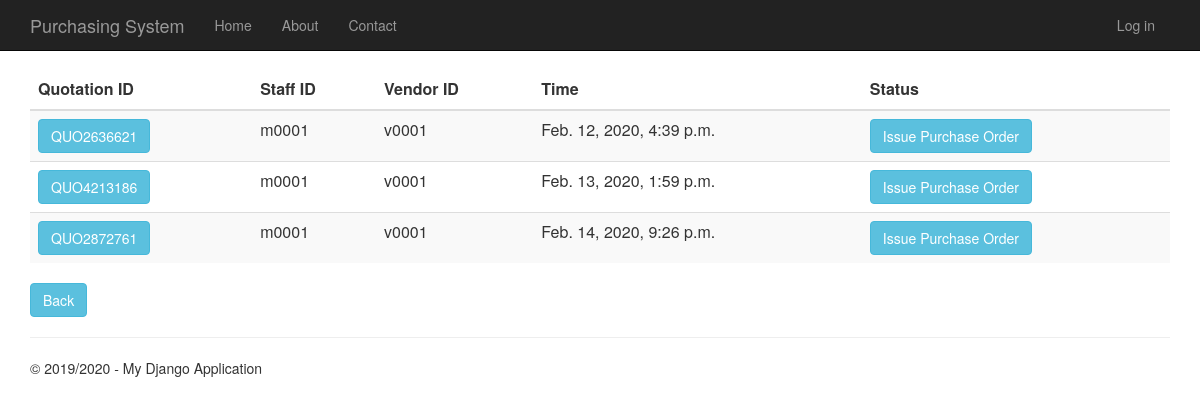
The page /quotationhistory on the database as committed earlier.
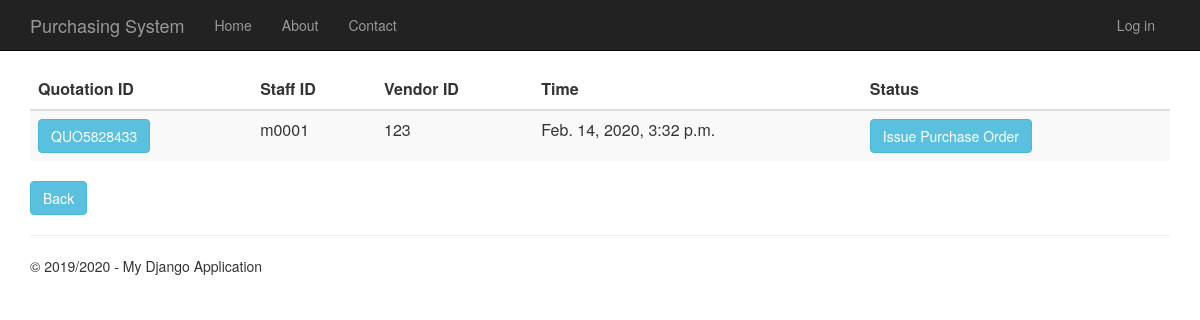
The same page on the database as committed later.
### Quotation/models.py (models this page shows, shortened)
class Quotation(models.Model):
    quotation_id = models.CharField(primary_key=True, max_length=10)
    time_created = models.DateTimeField()
    description = models.TextField(null=True,default=None, blank=True)
    total_price = models.DecimalField(max_digits=10, decimal_places=2, default=Decimal('0.00'))
    person_id = models.ForeignKey(Person, on_delete = models.CASCADE)
    vendor_id = models.ForeignKey(Vendor, on_delete = models.CASCADE)
    request_for_quotation_id = models.OneToOneField(RequestForQuotation, on_delete = models.CASCADE)

### app/models.py (models this page shows, shortened)
class Person(models.Model):
    user_id = models.OneToOneField(User)
    person_id = models.CharField(primary_key=True, max_length=10)
    person_name = models.TextField()
    person_address = models.TextField()
    person_phone_number = models.TextField()
    person_role = models.TextField(default = 'EMPLOYEE')

class Vendor(models.Model):
    vendor_id = models.CharField(primary_key=True, max_length=10)
    vendor_name = models.TextField()
    vendor_phone_number = models.TextField()
    vendor_address = models.TextField()
    vendor_email = models.TextField()
    def __str__(self):
        return str(self.vendor_id)

### Quotation/views.py (the view)
# urls.py: url(r'^quotationhistory', Quotation.views.quotationhistory, name="quotation_history"),
def quotationhistory(request):
    quotations = Quotation.objects.all()
    context = {
            'title':'Quotation History',
            'rows':quotations,
            'year':'2019/2020'
        }
    return render(request,'Quotation/quotationhistory.html',context)

### Quotation/templates/Quotation/quotationhistory.html
﻿{% extends "app/layout.html" %}
{% block content %}
<div class="purchaseorderhistory margintop" action="menu">
    <form action="quotationhistorydetails" method="GET">
        <table class="table table-striped margintop">
            <thead>
                <tr>
                    <th scope="col">Quotation ID</th>
                    <th scope="col">Staff ID</th>
                    <th scope="col">Vendor ID</th>
                    <th scope="col">Time</th>
                    <th scope="col">Status</th>
                </tr>
            </thead>
            <tbody>
                {% for r in rows %}
                <tr>
                    <td><button type="submit" name="quo_id" value="{{r.quotation_id}}" class="btn btn-info">{{r.quotation_id}}</button></td>
                    <td>{{r.person_id.person_id}}</td>
                    <td>{{r.vendor_id}}</td>
                    <td>{{r.time_created}}</td>
                    <td><button type="submit" class="btn btn-info buttonsize1">Issue Purchase Order</button></td>
                </tr>
                {% endfor %}
            </tbody>
        </table>
        <div class="margintop">
            <a type="submit" class="btn btn-info" href="/menu">Back</a>
        </div>
    </form>
</div>
{% endblock %}

Rows that differ between the two databases and show on the page:
removed Quotation: quotation_id "QUO2636621", person_id.person_id "m0001", vendor_id "v0001", time_created "Feb. 12, 2020, 4:39 p.m."
removed Quotation: quotation_id "QUO4213186", person_id.person_id "m0001", vendor_id "v0001", time_created "Feb. 13, 2020, 1:59 p.m."
removed Quotation: quotation_id "QUO2872761", person_id.person_id "m0001", vendor_id "v0001", time_created "Feb. 14, 2020, 9:26 p.m."
added Quotation: quotation_id "QUO5828433", person_id.person_id "m0001", vendor_id "123", time_created "Feb. 14, 2020, 3:32 p.m."
